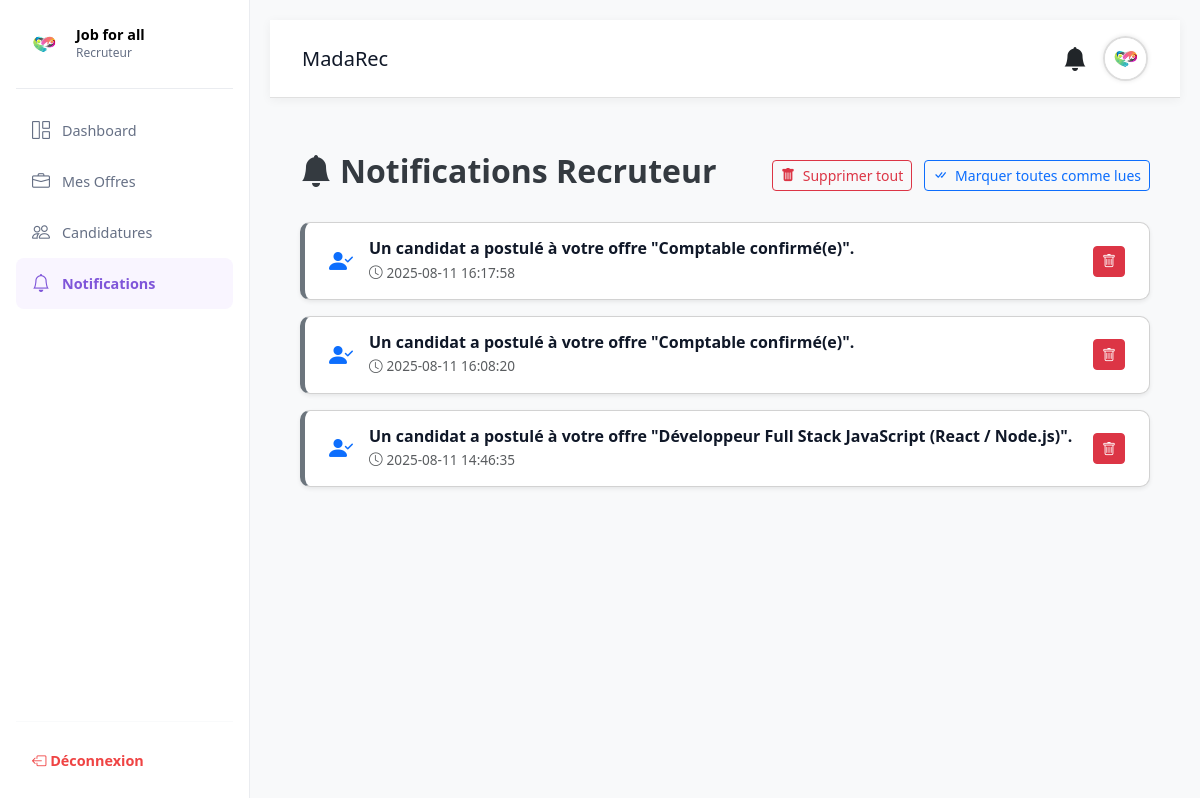
/index2.php?page=notification (signed in), run on the app's committed database.
### tables this page shows
CREATE TABLE `notification_recruteur` (
  `id` int(11) NOT NULL,
  `idrecru` int(11) DEFAULT NULL,
  `message` text DEFAULT NULL,
  `date_notif` datetime DEFAULT current_timestamp(),
  `lu` tinyint(1) DEFAULT 0
);

### config/database.php (called while the page is built, shortened)
<?php
class Database {
    private $host = "localhost";
    private $user = "root";
    private $pass = "";
    private $dbname = "gestionrecruteur";
    public function connect() {
        $this->conn = null;
        try {
            $this->conn = new mysqli($this->host, $this->user, $this->pass, $this->dbname);
        } catch (Exception $e) {
            echo "Erreur: " . $e->getMessage();
        }
        return $this->conn;
    }
}

### model/NotificationRecruteur.php (called while the page is built, shortened)
<?php
require_once './config/database.php';
class NotificationRecruteur {
    private $conn;
    public function __construct() {
        $db = new Database();
        $this->conn = $db->connect();
    }
        public function getNotificationsByRecruteur($idRecruteur) {
        $stmt = $this->conn->prepare("SELECT * FROM notification_recruteur WHERE idrecru = ? ORDER BY date_notif DESC");
        $stmt->bind_param("i", $idRecruteur);
        $stmt->execute();
        $result = $stmt->get_result();
        $notifications = [];
        while ($row = $result->fetch_assoc()) {
            $notifications[] = $row;
        }
        return $notifications;
    }
}

### controller/NotificationRecruteurController.php (called while the page is built, shortened)
<?php
require_once './model/NotificationRecruteur.php';
class NotificationRecruteurController {
    private $notifModel;
    public function __construct() {
        $this->notifModel = new NotificationRecruteur();
    }
    public function getNotificationsByRecruteur($idRecruteur) {
        return $this->notifModel->getNotificationsByRecruteur($idRecruteur);
    }
    public function marquerCommeLues() {
        $idRecruteur = $_SESSION['utilisateur']['idrecru'] ?? null;
        if ($idRecruteur) {
            $this->notifModel->marquerCommeLues($idRecruteur);
        }
    }
}

### view/Pages/recruteur/notifications.php (the view, shortened to what this page needs)
<?php
require_once './controller/NotificationRecruteurController.php';
$notifCtrl = new NotificationRecruteurController();
$idRecru = $_SESSION['utilisateur']['idrecru'] ?? null;
$notifications = $notifCtrl->getNotificationsByRecruteur($idRecru);
?>
<head>
    <link rel="stylesheet" href="./assets/css/notification_recruteur.css">
</head>
<div class="container-fluid notifications-container">
    <div class="d-flex justify-content-between align-items-center mb-4">
        <h1 class="page-title"><i class="bi bi-bell-fill me-2"></i>Notifications Recruteur</h1>
        <div>
            <a href="index2.php?page=supprimerToutesNotifsRecru" class="btn btn-outline-danger btn-sm me-2"
               onclick="return confirm('Êtes-vous sûr de vouloir supprimer toutes vos notifications ? Cette action est irréversible.')">
                <i class="bi bi-trash-fill me-1"></i> Supprimer tout
            </a>
            <a href="index2.php?page=marquerNotifsLuesRecru" class="btn btn-outline-primary btn-sm">
                <i class="bi bi-check-all me-1"></i> Marquer toutes comme lues
            </a>
        </div>
    </div>
    <div class="notifications-list">
        <?php if (!empty($notifications)): ?>
            <?php foreach ($notifications as $notif): ?>
                <div class="notification-item card shadow-sm mb-3 <?= $notif['lu'] ? 'notif-read' : 'notif-unread' ?>">
                    <div class="card-body d-flex align-items-center justify-content-between">
                        <div class="d-flex align-items-center">
                            <i class="bi bi-person-check-fill me-3 fs-4 text-primary"></i>
                            <div>
                                <h6 class="notif-message mb-1">
                                    <?= htmlspecialchars($notif['message']) ?>
                                </h6>
                                <p class="notif-date text-muted mb-0">
                                    <i class="bi bi-clock me-1"></i><?= htmlspecialchars($notif['date_notif']) ?>
                                </p>
                            </div>
                        </div>
                        <div class="d-flex align-items-center">
                            <form method="post" action="index2.php?page=notification">
                                <button type="submit" name="supprimer" class="btn btn-danger btn-sm"
                                        onclick="return confirm('Êtes-vous sûr de vouloir supprimer cette notification ?')">
                                    <i class="bi bi-trash"></i>
                                </button>
                            </form>
                        </div>
                    </div>
                </div>
            <?php endforeach; ?>
        <?php endif; ?>
    </div>
</div>

### assets/css/style.css (style rules this page uses)
html, body { overflow-x: hidden; overflow-y: auto; min-height: 100vh; box-sizing: border-box; }
body { background-color: #ffffff; font-family: 'Poppins', sans-serif; margin: 0; padding: 0; }
:root { --bs-primary: #f7a01d; --bs-secondary: #6c757d; --bs-dark: #343a40; --bs-light: #fcfcfc; --bs-white: #ffffff; }
.text-primary { color: var(--bs-primary) !important; }

### assets/css/sidebar_recruteur.css (style rules this page uses)
:root { --sidebar-bg-color: #ffffff; --sidebar-text-color: #667085; --sidebar-active-color: #7f56d9; --sidebar-active-bg: #f9f5ff; --sidebar-hover-bg: #f9f5ff; --sidebar-border-color: #eaecf0; --separator-color: #eaecf0; --body-bg-color: #f9fafb; --text-color: #101828; --logout-color: #ef4444; --logout-hover-bg: #fee2e2; }
body { background-color: var(--body-bg-color); color: var(--text-color); }

### assets/css/notification_recruteur.css (style rules this page uses)
:root { --page-bg: #f8f9fa; --card-bg: #ffffff; --text-primary: #343a40; --border-color: #dee2e6; --card-shadow: 0 4px 8px rgba(0, 0, 0, 0.05); --notif-unread-bg: #e9f5ff; --notif-read-bg: #ffffff; --notif-read-text: #6c757d; }
body { background-color: var(--page-bg); }
.notifications-container { padding: 30px; }
.page-title { color: var(--text-primary); font-size: 2rem; font-weight: 700; }
.notifications-list { margin-top: 20px; }
.notification-item { border-left: 5px solid var(--sidebar-active-color); border-radius: 10px; box-shadow: 0 2px 10px rgba(0,0,0,0.05); transition: transform 0.2s ease, box-shadow 0.2s ease; }
.notif-read { background-color: var(--notif-read-bg); border-left: 5px solid var(--notif-read-text); }
.notification-item .card-body { padding: 1rem 1.5rem; }
.notif-message { font-size: 1rem; font-weight: 600; color: #101828; }
.notif-date { font-size: 0.85rem; color: var(--notif-read-text); }

### index2.php (style rules this page uses)
body { background-color: #F6F6F6; margin:0; padding:0; }

### data on the page
notification_recruteur: message "Un candidat a postulé à votre offre \"Comptable confirmé(e)\".", date_notif "2025-08-11 16:17:58"
notification_recruteur: message "Un candidat a postulé à votre offre \"Comptable confirmé(e)\".", date_notif "2025-08-11 16:08:20"
notification_recruteur: message "Un candidat a postulé à votre offre \"Développeur Full Stack JavaScript (React / Node.js)\".", date_notif "2025-08-11 14:46:35"

### other printed values
$recruteur['nomrecru'] "Job for all"
